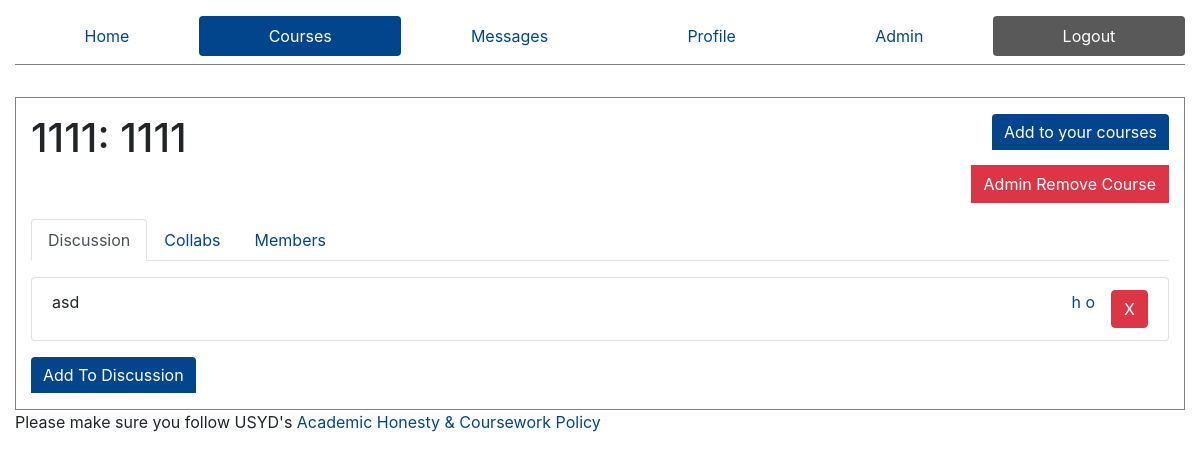
/courses/1111 (signed in), run on the app's committed database.
### ed/models.py (models this page shows)
class Course(models.Model):
    courseCode = models.CharField(max_length=20, default="Course Code")
    courseName = models.CharField(max_length=50, default="CourseName")
    members = models.ManyToManyField(Profile, through="MemberShip", through_fields=("course", "person"))

class Discussion(models.Model):
    course = models.ForeignKey(Course, on_delete=models.CASCADE, null=True)
    sender = models.ForeignKey(Profile,on_delete=models.CASCADE,null=True)
    body = models.TextField()

class Profile(models.Model):
    user = models.OneToOneField(User, on_delete=models.CASCADE, related_name='+', default=1)
    FirstName = models.CharField(max_length=50,default='firstname')
    LastName = models.CharField(max_length=50,default='lastname')
    is_admin = models.BooleanField('Is admin', default=False)

### ed/views.py (the view, shortened to what this page needs)
# urls.py: path('courses/<slug:code>', views.singleCourse, name="Course"),
def singleCourse(request, code):
    is_admin = False
    p = Profile.objects.get(user=request.user)
    if p.is_admin:
        is_admin = True
    if not request.POST:
        try:
            course = Course.objects.get(courseCode=code)
        except:
            course = None
        try:
            resources = Resource.objects.filter(course=course)
            resources = resources.all()
        except:
            resources = None
        try:
            userProfile = Profile.objects.get(user=request.user)
            exist = MemberShip.objects.filter(person=userProfile, course=course)
            if exist:
                subscribed = True
            else:
                subscribed = False
        except:
            subscribed = False
        members = MemberShip.objects.filter(course=course)
        profileIds = members.values_list('person', flat=True)
        profiles = Profile.objects.filter(id__in=profileIds)
        discussions = Discussion.objects.filter(course=course)
        context = {
            'course': course,
            'active': 'courses',
            'resources': resources,
            'subscribed': subscribed,
            'profiles': profiles.all(),
            'discussions': discussions.all(),
            'is_admin': is_admin
        }
        return render(request, 'course.html', context=context)

### templates/course.html (shortened to what this page needs)
{% extends "core.html" %}
{% block content %}
    {% if course %}
    <div class="row">
        <div class="col-6">
            <div class="title" style="display: flex;">
                <h1 role="heading" aria-level="1">
                    {{course.courseCode}}:
                    {{course.courseName}}
                </h1>
            </div>
        </div>
        <div class="col-6" style="display: flex;">
            <div class='action-buttons btn-group-vertical'>
                <form action="/courses/{{course.courseCode}}" method="post" style="margin-left: auto">
                        {% if subscribed %}
                            <button type="submit" name="code" value="{{course.courseCode}}" class="btn btn-danger" role="button">
                            Remove from your courses
                        {% else %}
                            <button type="submit" name="code" value="{{course.courseCode}}" class="btn btn-primary" role="button">
                            Add to your courses
                        {% endif %}
                    </button>
                </form>
                {% if is_admin %}
                <button type="button" class="btn btn-danger" data-toggle="modal" data-target="#adminModal" role="button">
                Admin Remove Course
                </button>
    {% endif %}
    </div>
    </div>
    </div>
    {% else %}
        <h1 role="heading">Course Not Found</h1>
    {% endif %}
    <div role='navigation'>
    <ul class="nav nav-tabs" id="myTab" role="tablist" >
        <li class="nav-item" role="tab">
            <a class="nav-link active" id="discussion-tab" data-toggle="tab" href="#discussion" role="tab" aria-controls="discussion" aria-selected="true" tab-index="0">Discussion</a>
        </li>
         <li class="nav-item" role="tab">
            <a class="nav-link" id="resources-tab" data-toggle="tab" href="#resources" role="tab" aria-controls="resources" aria-selected="false" tab-index="1">Collabs</a>
        </li>
         <li class="nav-item"  role="tab">
            <a class="nav-link" id="members-tab" data-toggle="tab" href="#members" role="tab" aria-controls="members" aria-selected="false" tab-index="2">Members</a>
        </li>
    </ul>
    </div>
    <div class="row">
    <div class="tab-content col-12" id="myTabContent">
        <div class="tab-pane show active" id="discussion" role="tabpanel" aria-labelledby="discussion-tab">
            {% if discussions %}
            <ul class="list-group" style="margin-bottom: 1rem;" role="tablist">
                {% for discussion in discussions %}
                        <li class="list-group-item message" role="tab">
                            <div class="message-body">
                                {{discussion.body}}
                            </div>
                            <div class="message-sender">
                                <a href="/profile/{{discussion.sender.id}}" aria-label="View Profile">
                                    {{discussion.sender.FirstName}} {{discussion.sender.LastName}}
                                </a>
                            </div>
                            {% if is_admin %}
                                    <form action="/courses/{{course.courseCode}}/discussion/{{discussion.id}}" method="post">
                                        <input type='submit' aria-label="remove comment" value="X" class="admin-delete btn btn-danger">
                                    </form>
                            {% endif %}
                        </li>
                {% endfor %}
            </ul>
            {% endif %}
        <button type="button" class="btn btn-primary" data-toggle="modal" data-target="#discussionModal">
            Add To Discussion
        </button>
        </div>
    </div>
    </div>
</body>
{% endblock %}

### ed/static/styles.css (style rules this page uses)
.message { display: flex; flex-direction: row; }
.message .message-body { flex: 60%; }
.message .message-sender { flex: 40%; text-align: right; }
.nav { margin-bottom: 1rem; }
.action-buttons { margin-left: auto; }
.action-buttons .btn { margin-left: auto; margin-bottom: 1rem; }
.message { display: flex; }
.message .btn { margin-left: auto; }
input { border: 1px solid gray; }
.btn-primary { border: unset; border: 0.25rem !important; border-top-left-radius: 0.25rem !important; border-bottom-left-radius: 0 !important; border-bottom-right-radius: 0 !important; }
.admin-delete { margin-left: 1rem !important; height: 38px; }

### data on the page
Course: courseCode "1111", courseName "1111"
Discussion: body "asd", sender.FirstName "h", sender.LastName "o"
